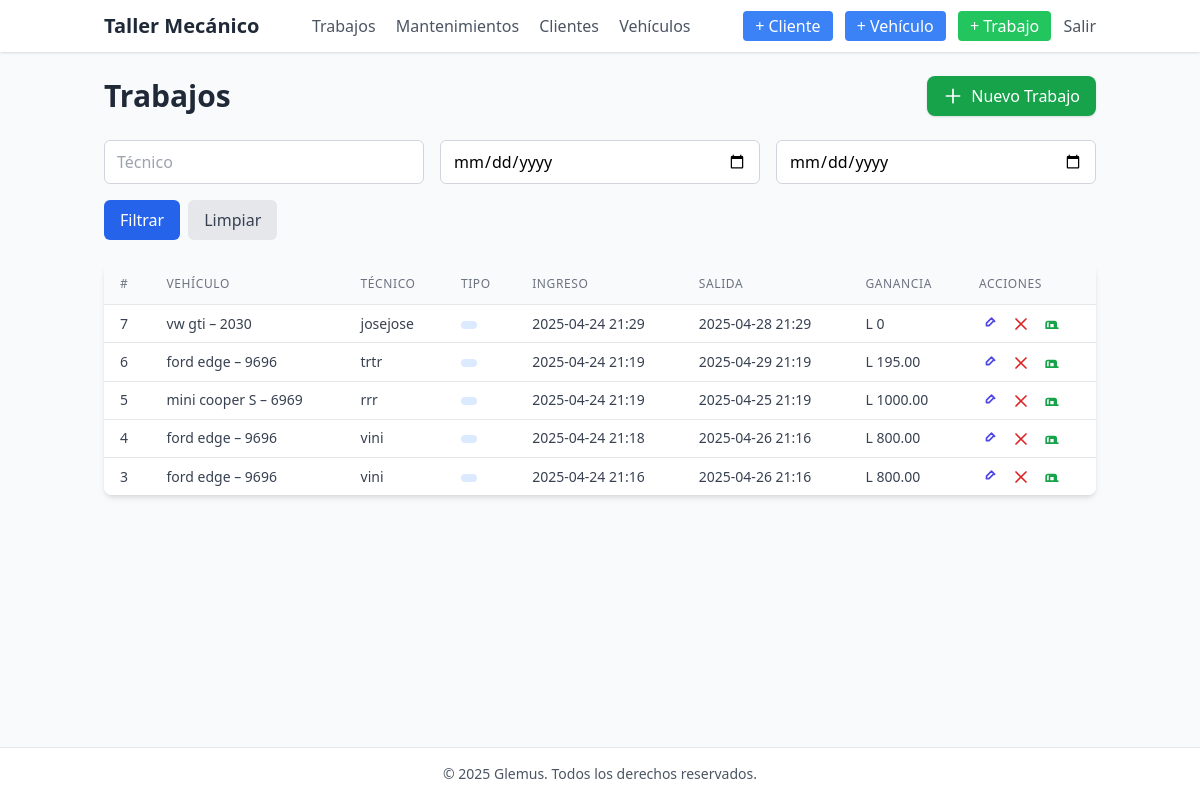
The app's page / (signed in), older data.
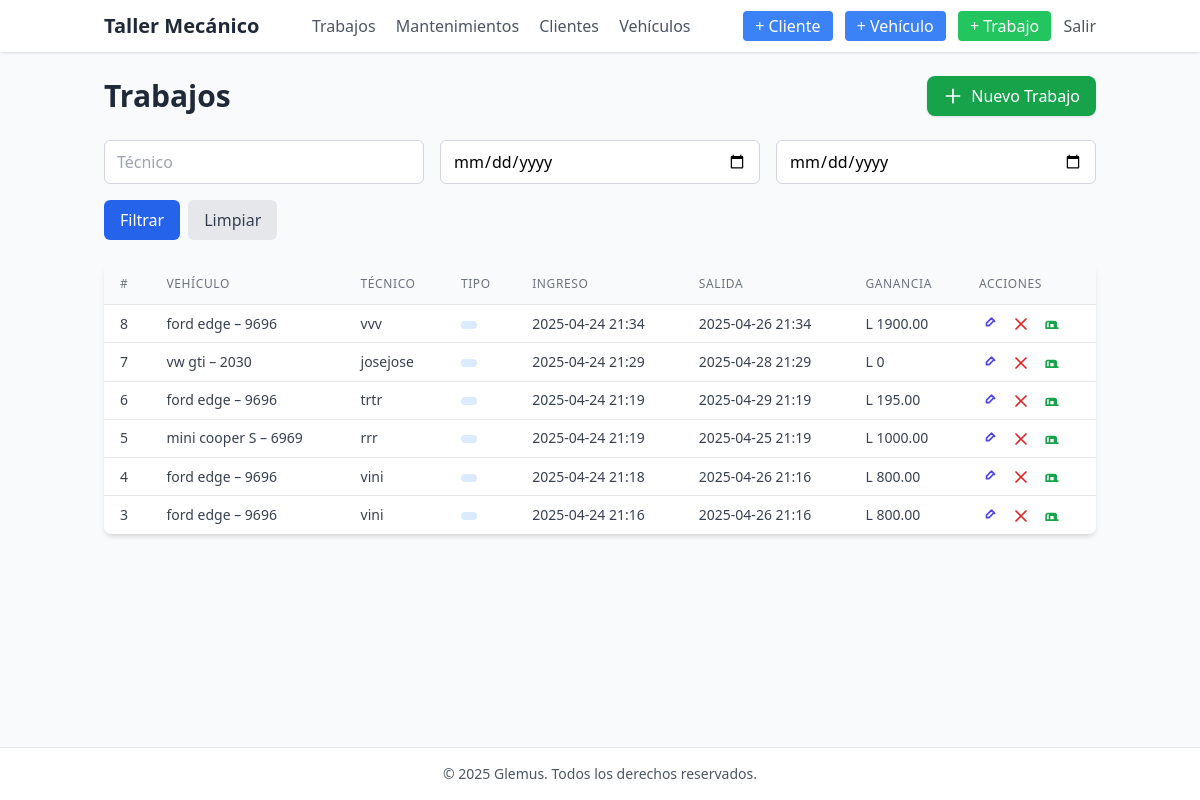
The same page, newer data.
### core/models.py (models this page shows, shortened)
class Trabajo(models.Model):
    vehiculo = models.ForeignKey(Vehiculo, on_delete=models.CASCADE)
    tecnico = models.CharField(max_length=100)
    fecha_ingreso = models.DateTimeField(default=timezone.now)
    fecha_salida = models.DateTimeField(null=True, blank=True)
    kilometraje_registrado = models.PositiveIntegerField(null=True, blank=True)
    @property
    def ganancia(self):
        return sum(servicio.total for servicio in self.servicios.all())

class Vehiculo(models.Model):
    cliente = models.ForeignKey(Cliente, on_delete=models.CASCADE)
    placa = models.CharField(max_length=20)
    marca = models.CharField(max_length=50)
    modelo = models.CharField(max_length=50)
    anio = models.PositiveSmallIntegerField(verbose_name="Año")
    kilometraje_actual = models.PositiveIntegerField(default=0)
    def __str__(self):
        return f"{self.marca} {self.modelo} – {self.placa}"

class Servicio(models.Model):
    trabajo = models.ForeignKey(
        Trabajo,
        on_delete=models.CASCADE,
        related_name='servicios'
    )
    tipo = models.CharField(
        max_length=3,
        choices=[
            ('GEN', 'Genérico'),
            ('ACE', 'Cambio de aceite'),
            ('FRE', 'Cambio de frenos'),
            ('PAR', 'Cambio de pastillas de freno'),
            ('DIS', 'Cambio de discos de freno'),
            ('BAL', 'Balanceo'),
            ('ALI', 'Alineación'),
            ('COR', 'Cambio de correa de distribución'),
            ('FLT', 'Cambio de filtro de aire'),
            ('FCO', 'Cambio de filtro de combustible'),
            ('FOI', 'Cambio de filtro de aceite'),
            ('SUS', 'Revisión de suspensión'),
            ('AMO', 'Ajuste de motor'),
            ('RMO', 'Reparación de motor'),
            ('ABS', 'Inspección del sistema ABS'),
            ('ELE', 'Reparación eléctrica'),
            ('ACD', 'Carga de aire acondicionado'),
            ('ESC', 'Revisión de escape'),
            ('LUB', 'Lubricación general'),
            ('INJ', 'Limpieza de inyectores'),
        ],
    )
    descripcion = models.TextField(blank=True)
    costo_partes = models.DecimalField(max_digits=10, decimal_places=2, default=0)
    costo_mano_obra = models.DecimalField(max_digits=10, decimal_places=2, default=0)
    @property
    def total(self):
        return self.costo_partes + self.costo_mano_obra

### core/views.py (the view)
# urls.py: path('', views.ListaTrabajos.as_view(), name='lista_trabajos'),
class ListaTrabajos(LoginRequiredMixin, ListView):
    model = Trabajo
    template_name = 'core/lista_trabajos.html'
    context_object_name = 'trabajos'
    ordering = ['-fecha_ingreso']
    paginate_by = 10
    def get_queryset(self):
        qs = super().get_queryset()
        tecnico = self.request.GET.get('tecnico', '').strip()
        fecha_desde = self.request.GET.get('fecha_desde', '').strip()
        fecha_hasta = self.request.GET.get('fecha_hasta', '').strip()
        if tecnico:
            qs = qs.filter(tecnico__icontains=tecnico)
        if fecha_desde:
            try:
                d = datetime.strptime(fecha_desde, '%Y-%m-%d')
                qs = qs.filter(fecha_ingreso__date__gte=d)
            except ValueError:
                pass
        if fecha_hasta:
            try:
                h = datetime.strptime(fecha_hasta, '%Y-%m-%d')
                qs = qs.filter(fecha_ingreso__date__lte=h)
            except ValueError:
                pass
        return qs

### core/context_processors.py (called while the page is built)
def current_year(request):
    return {
        'year': datetime.now().year
    }

### core/templates/core/lista_trabajos.html (shortened to what this page needs)
{% extends "core/base.html" %}
{% block content %}
<div class="flex items-center justify-between mb-6">
  <h1 class="text-3xl font-semibold text-gray-800">Trabajos</h1>
  <a href="{% url 'trabajo_nuevo' %}" class="inline-flex items-center px-4 py-2 bg-green-600 text-white font-medium rounded-lg shadow hover:bg-green-700 focus:outline-none focus:ring-2 focus:ring-green-500 transition">
    <svg class="w-5 h-5 mr-2" fill="none" stroke="currentColor" viewBox="0 0 24 24">
      <path stroke-linecap="round" stroke-linejoin="round" stroke-width="2" d="M12 4v16m8-8H4"/>
    </svg>
    Nuevo Trabajo
  </a>
</div>
<form method="get" class="mb-6 grid grid-cols-1 sm:grid-cols-3 gap-4">
  <input type="text" name="tecnico" placeholder="Técnico" value="{{ request.GET.tecnico }}" class="border border-gray-300 rounded-md px-3 py-2 focus:outline-none focus:ring-2 focus:ring-blue-500" />
  <input type="date" name="fecha_desde" value="{{ request.GET.fecha_desde }}" class="border border-gray-300 rounded-md px-3 py-2 focus:outline-none focus:ring-2 focus:ring-blue-500" />
  <input type="date" name="fecha_hasta" value="{{ request.GET.fecha_hasta }}" class="border border-gray-300 rounded-md px-3 py-2 focus:outline-none focus:ring-2 focus:ring-blue-500" />
  <div class="col-span-1 sm:col-span-3 flex space-x-2">
    <button type="submit" class="px-4 py-2 bg-blue-600 text-white rounded-md hover:bg-blue-700 focus:outline-none focus:ring-2 focus:ring-blue-500 transition">Filtrar</button>
    <a href="{% url 'lista_trabajos' %}" class="px-4 py-2 bg-gray-200 text-gray-700 rounded-md hover:bg-gray-300 transition">Limpiar</a>
  </div>
</form>
<div class="overflow-x-auto bg-white shadow-md rounded-lg">
  <table class="min-w-full divide-y divide-gray-200 table-auto">
    <thead class="bg-gray-50">
      <tr>
        <th class="px-4 py-3 text-left text-xs font-medium text-gray-500 uppercase tracking-wider">#</th>
        <th class="px-4 py-3 text-left text-xs font-medium text-gray-500 uppercase tracking-wider">Vehículo</th>
        <th class="px-4 py-3 text-left text-xs font-medium text-gray-500 uppercase tracking-wider">Técnico</th>
        <th class="px-4 py-3 text-left text-xs font-medium text-gray-500 uppercase tracking-wider">Tipo</th>
        <th class="px-4 py-3 text-left text-xs font-medium text-gray-500 uppercase tracking-wider">Ingreso</th>
        <th class="px-4 py-3 text-left text-xs font-medium text-gray-500 uppercase tracking-wider">Salida</th>
        <th class="px-4 py-3 text-left text-xs font-medium text-gray-500 uppercase tracking-wider">Ganancia</th>
        <th class="px-4 py-3 text-left text-xs font-medium text-gray-500 uppercase tracking-wider">Acciones</th>
      </tr>
    </thead>
    <tbody class="bg-white divide-y divide-gray-200">
      {% for t in trabajos %}
      <tr class="hover:bg-gray-50">
        <td class="px-4 py-2 text-sm text-gray-700">{{ t.id }}</td>
        <td class="px-4 py-2 text-sm text-gray-700">{{ t.vehiculo }}</td>
        <td class="px-4 py-2 text-sm text-gray-700">{{ t.tecnico }}</td>
        <td class="px-4 py-2 text-sm">
          <span class="inline-flex items-center px-2 py-1 rounded-full text-xs font-semibold bg-blue-100 text-blue-800">{{ t.get_tipo_display }}</span>
        </td>
        <td class="px-4 py-2 text-sm text-gray-700">{{ t.fecha_ingreso|date:"Y-m-d H:i" }}</td>
        <td class="px-4 py-2 text-sm text-gray-700">{{ t.fecha_salida|date:"Y-m-d H:i" }}</td>
        <td class="px-4 py-2 text-sm text-gray-700">L {{ t.ganancia }}</td>
        <td class="px-4 py-2 text-sm space-x-2">
          <a href="{% url 'trabajo_edit' t.pk %}" class="text-indigo-600 hover:underline" title="Editar">
            <svg class="w-5 h-5 inline" fill="none" stroke="currentColor" viewBox="0 0 24 24">
              <path stroke-linecap="round" stroke-linejoin="round" stroke-width="2" d="M15.232 5.232l3.536 3.536M9 11l6-6 3 3-6 6H9v-3z"/>
            </svg>
          </a>
          {% if perms.core.delete_trabajo %}
          <a href="{% url 'trabajo_delete' t.pk %}" class="text-red-600 hover:underline" title="Eliminar">
            <svg class="w-5 h-5 inline" fill="none" stroke="currentColor" viewBox="0 0 24 24">
              <path stroke-linecap="round" stroke-linejoin="round" stroke-width="2" d="M6 18L18 6M6 6l12 12"/>
            </svg>
          </a>
          {% endif %}
          <a href="{% url 'trabajo_factura' t.pk %}" class="text-green-600 hover:underline" title="Factura">
            <svg class="w-5 h-5 inline" fill="none" stroke="currentColor" viewBox="0 0 24 24">
              <path stroke-linecap="round" stroke-linejoin="round" stroke-width="2" d="M9 17v-6h6v6m2 0v-6a2 2 0 00-2-2H7a2 2 0 00-2 2v6h14z"/>
            </svg>
          </a>
        </td>
      </tr>
      {% empty %}
      <tr>
        <td colspan="8" class="px-4 py-6 text-center text-gray-500">No hay trabajos registrados.</td>
      </tr>
      {% endfor %}
    </tbody>
  </table>
</div>
{% endblock %}

### core/templates/core/base.html (shortened to what this page needs)
<!DOCTYPE html>
<html lang="es">
<head>
  <script src="https://cdn.tailwindcss.com"></script>
</head>
<body class="bg-gray-50 min-h-screen flex flex-col">
  {% block nav %}
  {% if user.is_authenticated %}
  <nav class="bg-white shadow flex-none">
    <div class="container mx-auto px-4 py-3 flex items-center justify-between">
      <div class="text-xl font-bold text-gray-800">Taller Mecánico</div>
      <div class="space-x-4">
        <a href="{% url 'lista_trabajos' %}" class="text-gray-600 hover:text-gray-900">Trabajos</a>
        <a href="{% url 'mantenimientos' %}" class="text-gray-600 hover:text-gray-900">Mantenimientos</a>
        <a href="{% url 'cliente_list' %}" class="text-gray-600 hover:text-gray-900">Clientes</a>
        <a href="{% url 'vehiculo_list' %}" class="text-gray-600 hover:text-gray-900">Vehículos</a>
      </div>
      <div class="space-x-2">
        <a href="{% url 'cliente_nuevo' %}" class="px-3 py-1 bg-blue-500 text-white rounded">+ Cliente</a>
        <a href="{% url 'vehiculo_nuevo' %}" class="px-3 py-1 bg-blue-500 text-white rounded">+ Vehículo</a>
        <a href="{% url 'trabajo_nuevo' %}" class="px-3 py-1 bg-green-500 text-white rounded">+ Trabajo</a>
        <a href="{% url 'logout' %}" class="text-gray-600 hover:text-gray-900">Salir</a>
      </div>
    </div>
  </nav>
  {% endif %}
{% endblock %}
  <main class="container mx-auto px-4 py-6 flex-grow">
    {% block content %}{% endblock %}
  </main>
  <footer class="bg-white border-t flex-none">
    <div class="container mx-auto px-4 py-4 text-center text-gray-600 text-sm">
      &copy; {{ year }} Glemus. Todos los derechos reservados.
    </div>
  </footer>
</body>
</html>

Row changes from the older to the newer data that the page shows:
added Trabajo: id "8", vehiculo "ford edge – 9696", tecnico "vvv", fecha_ingreso "2025-04-24 21:34", fecha_salida "2025-04-26 21:34", ganancia "1900.00"
